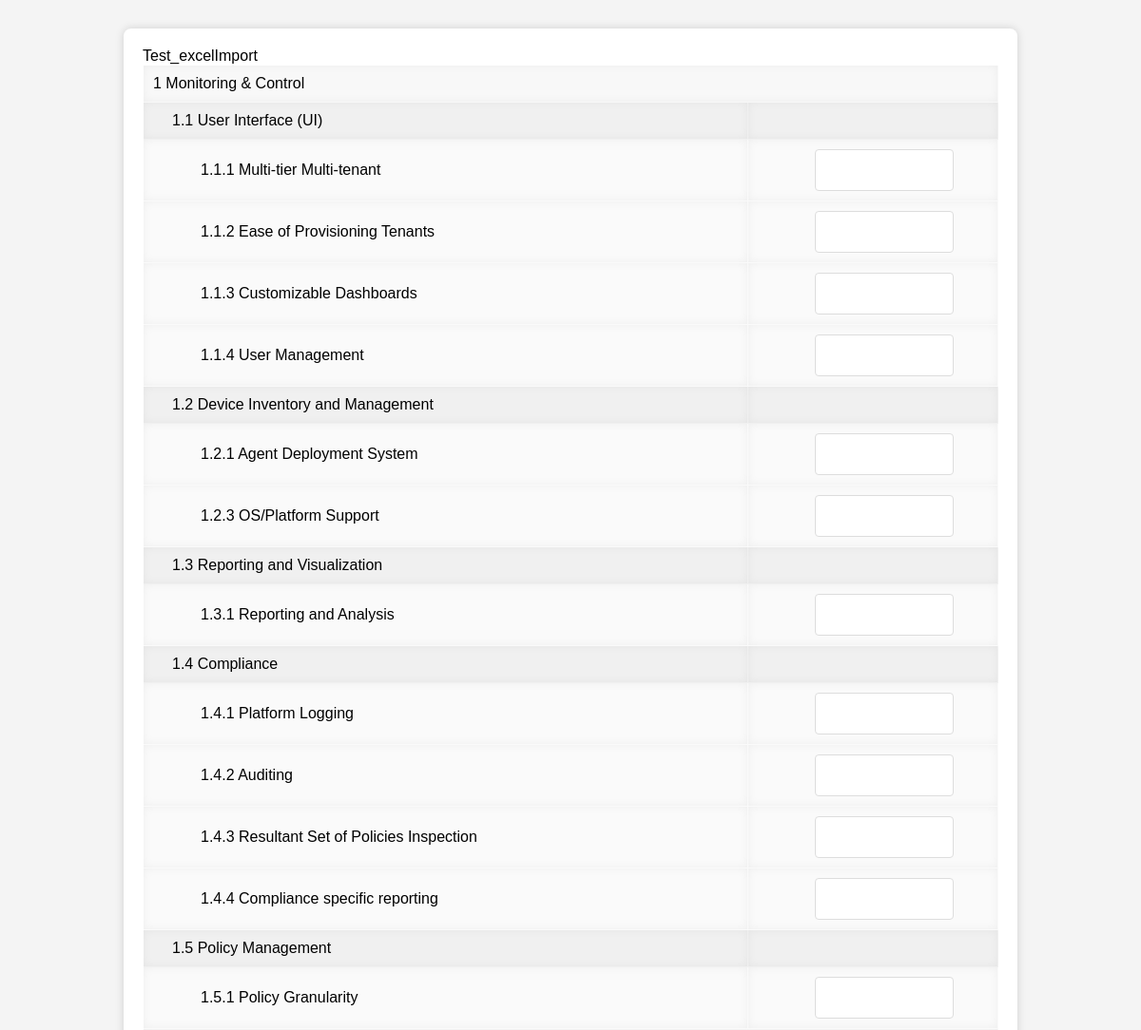
The app's page /form_submit/19/ (upper part), older data.
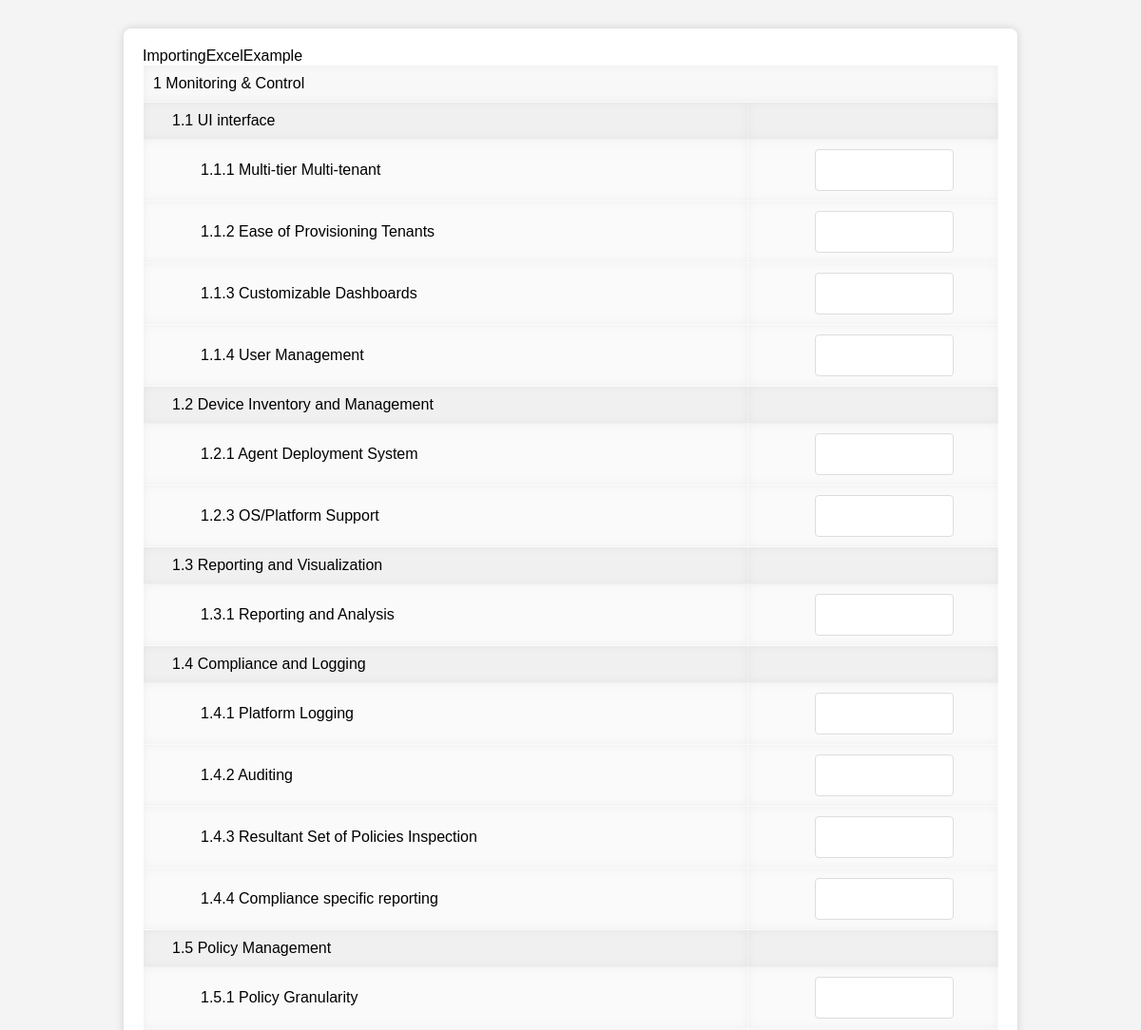
The same page, newer data.
### formapp/models.py (models this page shows)
class FormAssignment(models.Model):
    form = models.ForeignKey(Form, on_delete=models.CASCADE)
    employee = models.ForeignKey(Employee, on_delete=models.CASCADE)
    responses = models.ManyToManyField(Response)  # Add this line
    completed = models.BooleanField(default=False)

class Form(models.Model):
    title = models.CharField(max_length=200)
    creator = models.ForeignKey(User, on_delete=models.CASCADE)
    creation_date = models.DateTimeField(auto_now_add=True)
    assigned_employees = models.ManyToManyField(Employee, through='FormAssignment')
    is_draft = models.BooleanField(default=False)  # New field
    total_score = models.DecimalField(max_digits=5, decimal_places=2, default=0.0)  # New field to store the overall form score

class Subsection(models.Model):
    title = models.CharField(max_length=200)
    section = models.ForeignKey(Section, on_delete=models.CASCADE)
    order = models.IntegerField()  # For ordering the subsections within a section
    weight = models.DecimalField(max_digits=5, decimal_places=2, default=0.0)  # New field to store the weight of the subsection
    score = models.DecimalField(max_digits=5, decimal_places=2, default=0.0)  # New field to store the score of the subsection

### formapp/views.py (the view)
# urls.py: path('form_submit/<int:assignment_id>/', views.form_submit, name='form_completion'),
def form_submit(request, assignment_id):
    assignment = get_object_or_404(FormAssignment, id=assignment_id)
    form = assignment.form
    if request.method == 'POST':
        data = json.loads(request.body)  # Load JSON data from request body
        for section in form.section_set.all():
            for subsection in section.subsection_set.all():  # Iterate over subsections within a section
                for question in subsection.question_set.all():  # Iterate over questions within a subsection
                    score = data.get(str(question.id))
                    if score is not None and 0 <= int(score) <= 5:  # Check that score is between 0 and 5
                        Response.objects.create(
                            assignment=assignment,
                            question=question,
                            score=score
                        )
                    else:
                        return JsonResponse({
                            "error": f"Score for question id {question.id} not provided or out of range (0-5)",
                        }, status=400)
        assignment.completed = True  # Mark the assignment as completed
        assignment.save()
        if request.user.is_staff:
            return redirect(reverse('admin_dashboard'))
        else:
            return redirect(reverse('employee_dashboard'))
    else:  # This part will display the form to submit responses
        sections = form.section_set.all()
        subsections = Subsection.objects.filter(section__in=sections)
        questions = Question.objects.filter(subsection__in=subsections)
        return render(request, 'formapp/form_completion.html', {
            'assignment': assignment,
            'sections': sections,
            'subsections': subsections,  # Pass subsections to template
            'questions': questions,
        })

### formapp/templates/formapp/form_completion.html (shortened to what this page needs)
{% load static %}
{% block content %}
    <form method="POST" id="completion-form">
        <div class="form-group">
            <label for="form_name">{{ assignment.form.title }}</label>
        </div>
        <table id="sections" class="table table-striped">
            {% for section in sections %}
                <tr class="section">
                    <td colspan="2">{{ section.title }}</td>
                </tr>
                {% for subsection in section.subsection_set.all %}
                    <tr class="subsection">
                        <td style="padding-left: 30px;">{{ subsection.title }}</td>
                        <td></td>
                    </tr>
                    {% for question in subsection.question_set.all %}
                        <tr class="question">
                            <td style="padding-left: 60px;">{{ question.text }}</td>
                            <td>
                                <input type="number" id="question-{{ question.id }}" name="question-{{ question.id }}" min="0" max="5" required class="form-control">
                            </td>
                        </tr>
                    {% endfor %}
                {% endfor %}
            {% endfor %}
        </table>
    </form>
{% endblock %}
{% block css %}
    <link rel="stylesheet" href="{% static 'formapp/form_completion.css' %}">
{% endblock %}

Row changes from the older to the newer data that the page shows:
changed through a linked row, FormAssignment: form "Test_excelImport" → "ImportingExcelExample"
changed Subsection: title "1.1 User Interface (UI)" → "1.1 UI interface"
changed Subsection: title "1.4 Compliance" → "1.4 Compliance and Logging"
